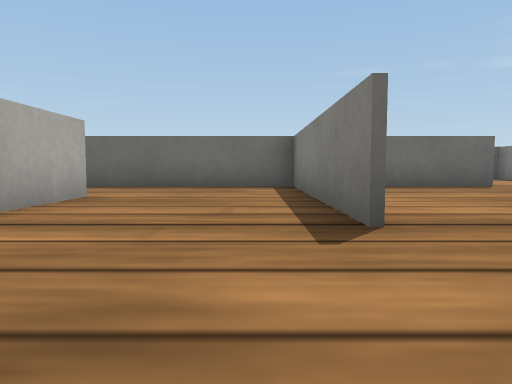
view 1 (above)

19 first-person views from a walk through a Webots world. The camera is 0.04 m above the floor, tilts 4° down and sees 70° across. The floor is counted in squares, 0.1 m on a side. Each view is taken from the middle of a square. On the plan, view 1 faces up. The plan holds only what a view shows up to about 9 squares ahead; the rest is blank. Robots are left out. Webots' stock objects and surfaces are drawn as simple stand-ins.

view 2
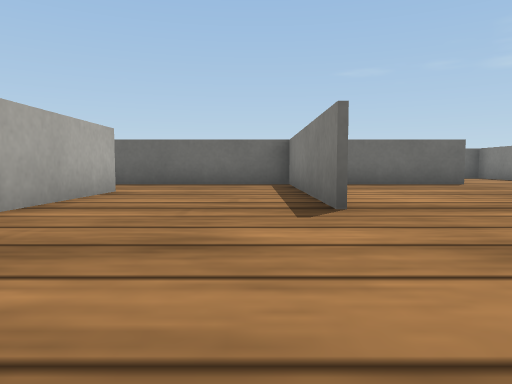

view 3
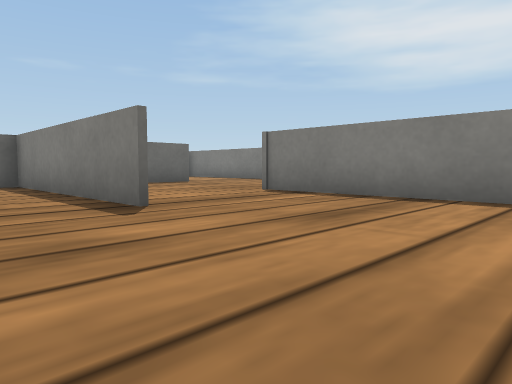

view 4
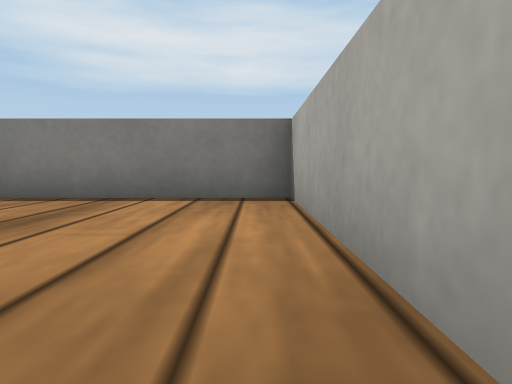

view 5
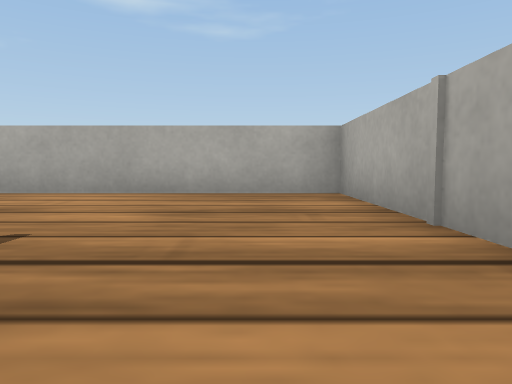

view 6
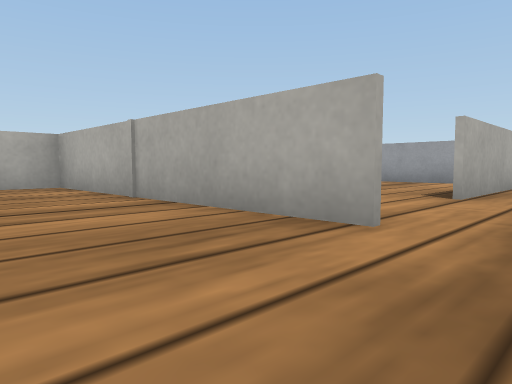

view 7
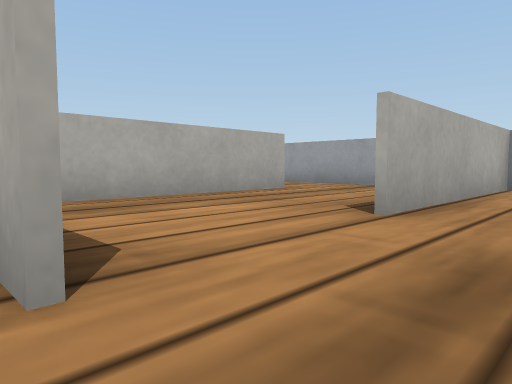

view 8
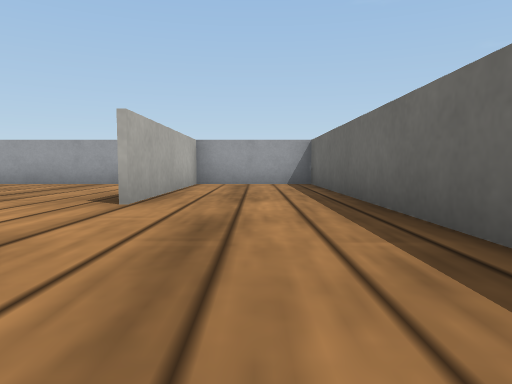

view 9
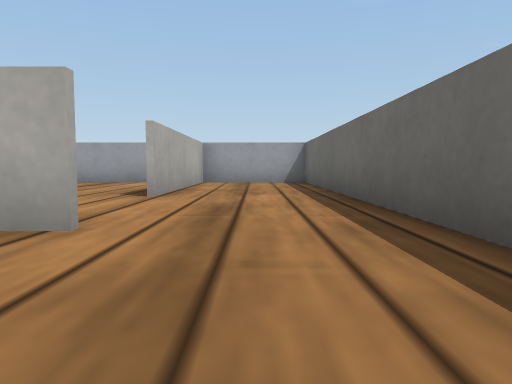

view 10
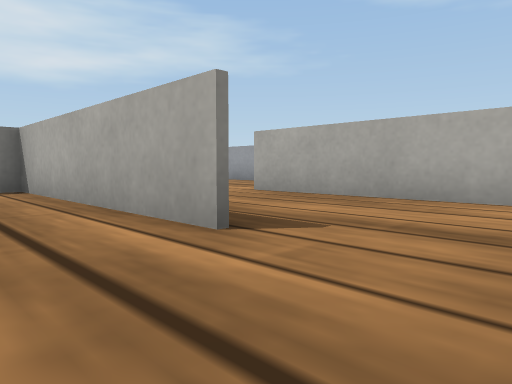

view 11
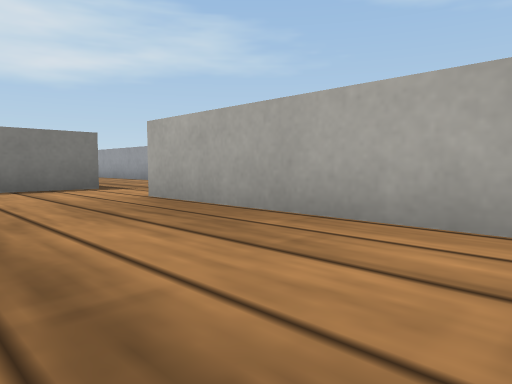

view 12
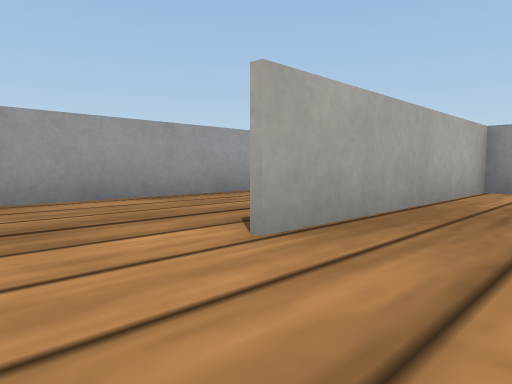

view 13
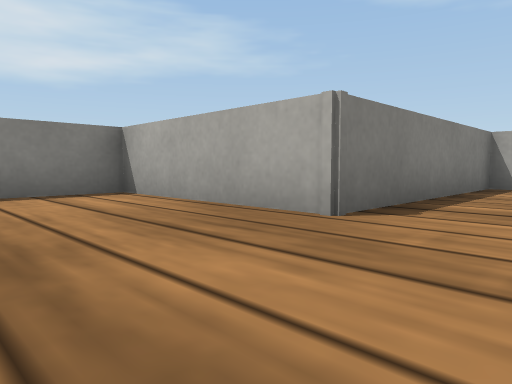

view 14
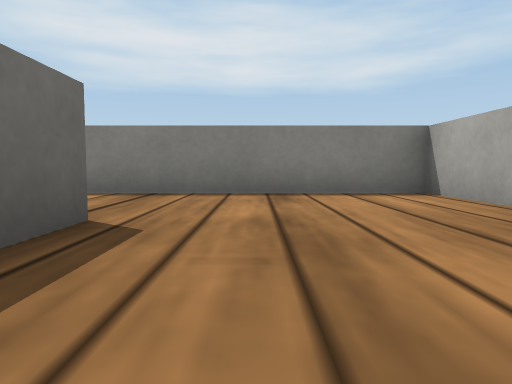

view 15
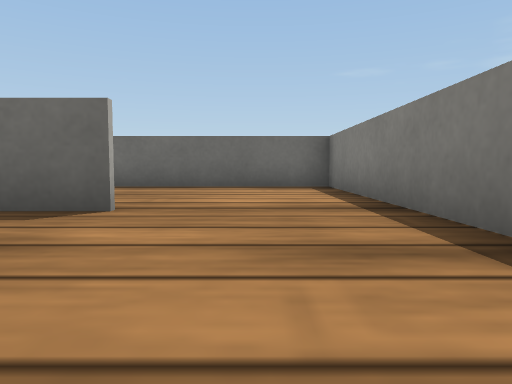

view 16
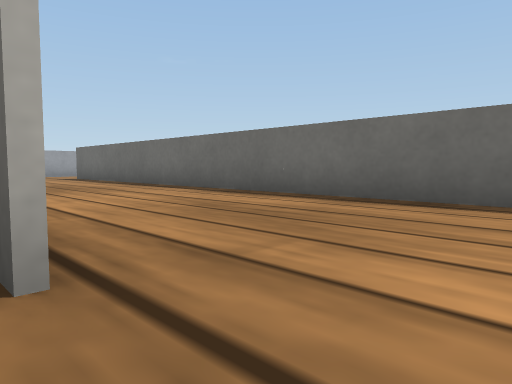

view 17
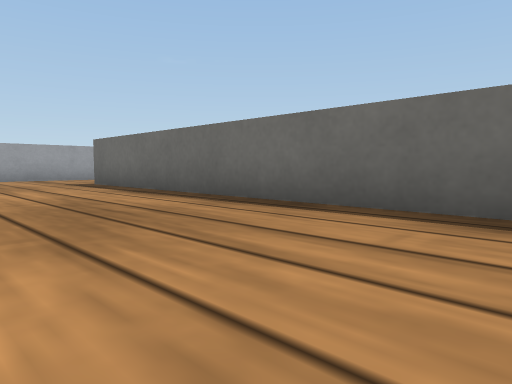

view 18
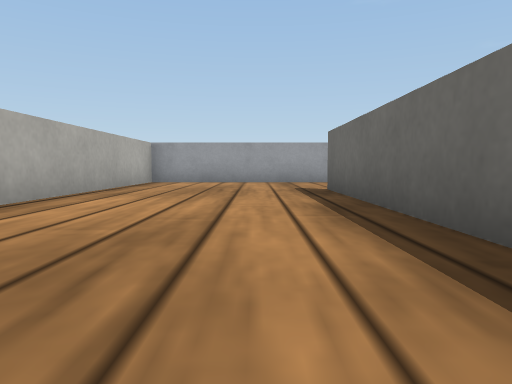

view 19
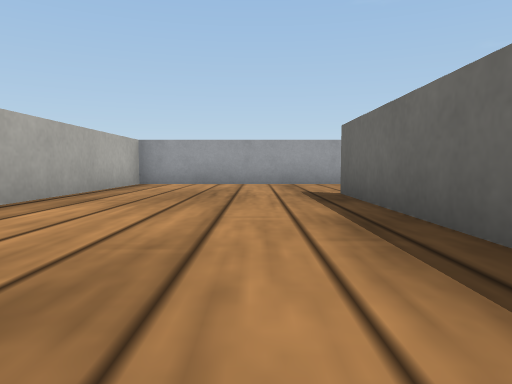

### Floor plan
Ten units are one square. View 1 is at (0, 0); x grows to the right and y downward. Boxes are objects, and circles mark ways between rooms. Rooms are numbered by the first view taken in them; rooms with no view inside come last. Other rooms are left out.
<svg viewBox="-99 -125 179 150">
<path fill="none" stroke="#000" d="M8 -24 8 -46M-23 -49 -23 15 15 15M8 -46 8 -73M11 -73 -14 -73M-14 -73 -94 -73M-93 -70 -93 -47 -48 -47M-72 -16 -21 -16M-93 -32 -93 -15M-93 -15 -93 15 -45 15M-24 17 -24 1M48 -73 11 -73M37 -34 75 -34 75 -66M-94 -74 -38 -74M-93 -120 -93 -70M75 -66 75 -113 -65 -113M15 15 37 15 37 -34"/>
<circle cx="-5" cy="-35" r="3" fill="#2a7"/>
<circle cx="10" cy="-5" r="3" fill="#2a7"/>
<circle cx="-28" cy="-52" r="3" fill="#2a7"/>
<circle cx="-85" cy="-10" r="3" fill="#2a7"/>
<circle cx="40" cy="-50" r="3" fill="#2a7"/>
<circle cx="25" cy="-30" r="3" fill="#2a7"/>
<circle cx="55" cy="-70" r="3" fill="#2a7"/>
<text x="0" y="-10">1</text>
<text x="-10" y="-60">2</text>
<text x="-50" y="-60">3</text>
<text x="-60" y="-30">4</text>
<text x="-60" y="0">5</text>
<text x="30" y="-50">6</text>
<text x="50" y="-50">7</text>
<text x="-20" y="-90">8</text>
<text x="20" y="-10">9</text>
</svg>
Room 1 opens to room 2. Room 1 opens to room 9. Room 2 opens to room 3. Room 4 opens to room 5. Room 6 opens to room 7. Room 6 opens to room 9. Room 7 opens to room 8.

Where each view was taken, in squares from view 1:
view 1: 0 up, 0 right, facing up
view 2: 1 down, 0 right, facing up
view 3: 1 down, 1 left, facing up-right
view 4: 1 down, 1 left, facing right
view 5: 4 up, 1 left, facing down
view 6: 6 up, 0 right, facing down-left
view 7: 6 up, 2 left, facing down-left
view 8: 6 up, 1 left, facing left
view 9: 6 up, 0 right, facing left
view 10: 3 up, 9 left, facing down-right
view 11: 1 up, 9 left, facing down-right
view 12: 0 up, 3 left, facing down-left
view 13: 6 up, 2 right, facing down-right
view 14: 6 up, 2 right, facing right
view 15: 4 up, 6 right, facing up
view 16: 7 up, 6 right, facing up-left
view 17: 8 up, 2 right, facing up-left
view 18: 10 up, 0 right, facing left
view 19: 10 up, 1 left, facing left
